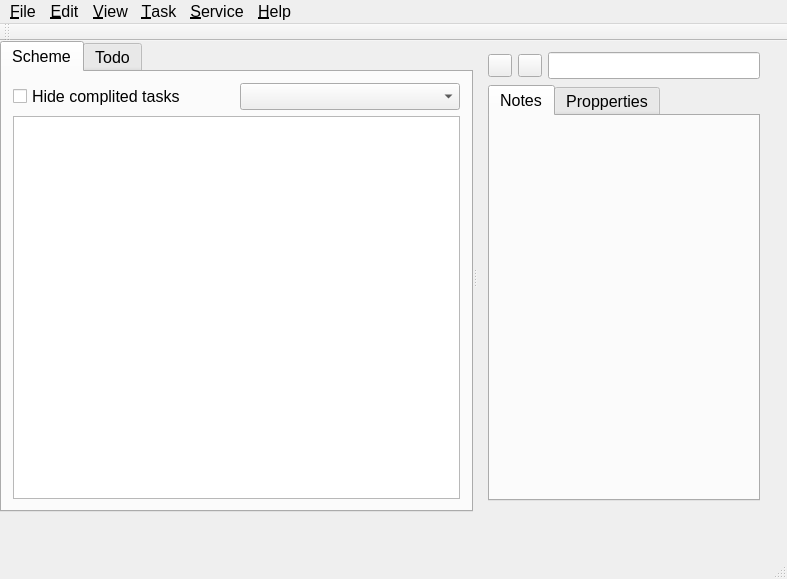
<?xml version="1.0" encoding="UTF-8"?>
<ui version="4.0">
 <class>MainWindow</class>
 <widget class="QMainWindow" name="MainWindow">
  <property name="geometry">
   <rect>
    <x>0</x>
    <y>0</y>
    <width>787</width>
    <height>579</height>
   </rect>
  </property>
  <property name="font">
   <font>
    <pointsize>12</pointsize>
   </font>
  </property>
  <property name="windowTitle">
   <string notr="true">Life organizer</string>
  </property>
  <property name="tabShape">
   <enum>QTabWidget::Rounded</enum>
  </property>
  <property name="dockNestingEnabled">
   <bool>false</bool>
  </property>
  <property name="unifiedTitleAndToolBarOnMac">
   <bool>false</bool>
  </property>
  <widget class="QWidget" name="centralWidget">
   <widget class="QSplitter" name="splitter">
    <property name="geometry">
     <rect>
      <x>0</x>
      <y>0</y>
      <width>771</width>
      <height>471</height>
     </rect>
    </property>
    <property name="orientation">
     <enum>Qt::Horizontal</enum>
    </property>
    <widget class="QTabWidget" name="tabWidget">
     <property name="autoFillBackground">
      <bool>false</bool>
     </property>
     <property name="currentIndex">
      <number>0</number>
     </property>
     <widget class="QWidget" name="tabShceme" native="true">
      <attribute name="title">
       <string>Scheme</string>
      </attribute>
      <layout class="QGridLayout" name="gridLayout">
       <item row="0" column="0">
        <widget class="QCheckBox" name="checkBox">
         <property name="text">
          <string>Hide complited tasks</string>
         </property>
         <property name="tristate">
          <bool>true</bool>
         </property>
        </widget>
       </item>
       <item row="0" column="1">
        <widget class="QComboBox" name="comboBox">
         <property name="frame">
          <bool>true</bool>
         </property>
         <property name="modelColumn">
          <number>0</number>
         </property>
        </widget>
       </item>
       <item row="1" column="0" colspan="2">
        <widget class="QTreeView" name="treeView"/>
       </item>
      </layout>
     </widget>
     <widget class="QWidget" name="tabTodo">
      <attribute name="title">
       <string>Todo</string>
      </attribute>
      <layout class="QGridLayout" name="gridLayout_3">
       <item row="0" column="0" rowspan="2">
        <widget class="QToolBox" name="toolBox">
         <property name="frameShape">
          <enum>QFrame::NoFrame</enum>
         </property>
         <property name="currentIndex">
          <number>0</number>
         </property>
         <widget class="QWidget" name="pageContexts">
          <property name="geometry">
           <rect>
            <x>0</x>
            <y>0</y>
            <width>116</width>
            <height>352</height>
           </rect>
          </property>
          <attribute name="label">
           <string>Contexts</string>
          </attribute>
         </widget>
         <widget class="QWidget" name="page_2">
          <property name="geometry">
           <rect>
            <x>0</x>
            <y>0</y>
            <width>102</width>
            <height>390</height>
           </rect>
          </property>
          <attribute name="label">
           <string>Page 2</string>
          </attribute>
         </widget>
        </widget>
       </item>
       <item row="0" column="1">
        <widget class="QComboBox" name="comboBox_2"/>
       </item>
       <item row="1" column="1">
        <widget class="QTreeView" name="treeView_2"/>
       </item>
      </layout>
     </widget>
    </widget>
    <widget class="QWidget" name="layoutWidget">
     <layout class="QGridLayout" name="gridLayout_2">
      <item row="0" column="0">
       <widget class="QToolButton" name="toolButton_10">
        <property name="text">
         <string/>
        </property>
       </widget>
      </item>
      <item row="0" column="1">
       <widget class="QToolButton" name="toolButton_11">
        <property name="text">
         <string/>
        </property>
       </widget>
      </item>
      <item row="0" column="2">
       <widget class="QLineEdit" name="lineEdit"/>
      </item>
      <item row="1" column="0" colspan="3">
       <widget class="QTabWidget" name="tabWidget_2">
        <property name="currentIndex">
         <number>0</number>
        </property>
        <widget class="QWidget" name="tabNotes">
         <attribute name="title">
          <string>Notes</string>
         </attribute>
        </widget>
        <widget class="QWidget" name="tabPropperties">
         <attribute name="title">
          <string>Propperties</string>
         </attribute>
        </widget>
       </widget>
      </item>
     </layout>
    </widget>
   </widget>
   <zorder>splitter</zorder>
   <zorder>tabWidget_2</zorder>
  </widget>
  <widget class="QMenuBar" name="menuBar">
   <property name="geometry">
    <rect>
     <x>0</x>
     <y>0</y>
     <width>787</width>
     <height>21</height>
    </rect>
   </property>
   <widget class="QMenu" name="menu_File">
    <property name="title">
     <string>&amp;File</string>
    </property>
    <widget class="QMenu" name="menuOpen_recent">
     <property name="title">
      <string>Open recent</string>
     </property>
     <addaction name="action123"/>
    </widget>
    <addaction name="action_New"/>
    <addaction name="action_Open"/>
    <addaction name="separator"/>
    <addaction name="menuOpen_recent"/>
    <addaction name="action_Save"/>
    <addaction name="actionSave_As"/>
    <addaction name="actionClose"/>
    <addaction name="separator"/>
    <addaction name="actionImport"/>
    <addaction name="actionExport"/>
    <addaction name="actionBackup"/>
    <addaction name="separator"/>
    <addaction name="actionSync"/>
    <addaction name="separator"/>
    <addaction name="action_Print"/>
    <addaction name="separator"/>
    <addaction name="actionE_xit"/>
   </widget>
   <widget class="QMenu" name="menu_Edit">
    <property name="title">
     <string>&amp;Edit</string>
    </property>
    <widget class="QMenu" name="menuInsert">
     <property name="title">
      <string>Insert</string>
     </property>
     <addaction name="actionInsert_Date_Time"/>
     <addaction name="actionInsert_Date"/>
     <addaction name="actionInsert_Time"/>
    </widget>
    <addaction name="actionFind"/>
    <addaction name="separator"/>
    <addaction name="menuInsert"/>
   </widget>
   <widget class="QMenu" name="menu_View">
    <property name="title">
     <string>&amp;View</string>
    </property>
    <addaction name="actionHide_complited_tasks"/>
   </widget>
   <widget class="QMenu" name="menu_Task">
    <property name="title">
     <string>&amp;Task</string>
    </property>
    <widget class="QMenu" name="menuMore">
     <property name="title">
      <string>More</string>
     </property>
     <addaction name="actionComplite_task_and_all_subtasks"/>
    </widget>
    <addaction name="actionNew_task"/>
    <addaction name="actionNew_subtask"/>
    <addaction name="separator"/>
    <addaction name="menuMore"/>
    <addaction name="separator"/>
    <addaction name="actionDelete_task"/>
   </widget>
   <widget class="QMenu" name="menu_Service">
    <property name="title">
     <string>&amp;Service</string>
    </property>
   </widget>
   <widget class="QMenu" name="menu_Help">
    <property name="title">
     <string>&amp;Help</string>
    </property>
    <addaction name="actionIndex"/>
    <addaction name="separator"/>
    <addaction name="actionAbout_Life_Organizer"/>
   </widget>
   <addaction name="menu_File"/>
   <addaction name="menu_Edit"/>
   <addaction name="menu_View"/>
   <addaction name="menu_Task"/>
   <addaction name="menu_Service"/>
   <addaction name="menu_Help"/>
  </widget>
  <widget class="QToolBar" name="mainToolBar">
   <property name="toolButtonStyle">
    <enum>Qt::ToolButtonIconOnly</enum>
   </property>
   <attribute name="toolBarArea">
    <enum>TopToolBarArea</enum>
   </attribute>
   <attribute name="toolBarBreak">
    <bool>false</bool>
   </attribute>
  </widget>
  <widget class="QStatusBar" name="statusBar"/>
  <action name="action_New">
   <property name="text">
    <string>&amp;New...</string>
   </property>
  </action>
  <action name="action_Open">
   <property name="text">
    <string>&amp;Open...</string>
   </property>
   <property name="shortcut">
    <string>Ctrl+O</string>
   </property>
  </action>
  <action name="action_Save">
   <property name="text">
    <string>&amp;Save</string>
   </property>
  </action>
  <action name="actionSave_As">
   <property name="text">
    <string>Save As...</string>
   </property>
  </action>
  <action name="actionClose">
   <property name="text">
    <string>Close</string>
   </property>
  </action>
  <action name="actionImport">
   <property name="text">
    <string>Import...</string>
   </property>
  </action>
  <action name="actionExport">
   <property name="text">
    <string>Export...</string>
   </property>
  </action>
  <action name="actionBackup">
   <property name="text">
    <string>Backup...</string>
   </property>
  </action>
  <action name="actionSync">
   <property name="text">
    <string>Sync...</string>
   </property>
  </action>
  <action name="action_Print">
   <property name="text">
    <string>&amp;Print...</string>
   </property>
   <property name="shortcut">
    <string>Ctrl+P</string>
   </property>
  </action>
  <action name="actionE_xit">
   <property name="text">
    <string>E&amp;xit</string>
   </property>
  </action>
  <action name="actionIndex">
   <property name="text">
    <string>Index</string>
   </property>
  </action>
  <action name="actionAbout_Life_Organizer">
   <property name="text">
    <string>About Life Organizer...</string>
   </property>
  </action>
  <action name="actionNew_task">
   <property name="text">
    <string>New task</string>
   </property>
  </action>
  <action name="actionNew_subtask">
   <property name="text">
    <string>New subtask</string>
   </property>
  </action>
  <action name="actionDelete_task">
   <property name="text">
    <string>Delete task</string>
   </property>
  </action>
  <action name="actionComplite_task_and_all_subtasks">
   <property name="text">
    <string>Complite task and all subtasks</string>
   </property>
  </action>
  <action name="actionFind">
   <property name="text">
    <string>Find</string>
   </property>
  </action>
  <action name="actionDate_Time">
   <property name="text">
    <string>Date / Time</string>
   </property>
  </action>
  <action name="actionInsert_Date_Time">
   <property name="text">
    <string>Insert Date/Time</string>
   </property>
  </action>
  <action name="actionInsert_Date">
   <property name="text">
    <string>Insert Date</string>
   </property>
  </action>
  <action name="actionInsert_Time">
   <property name="text">
    <string>Insert Time</string>
   </property>
  </action>
  <action name="actionHide_complited_tasks">
   <property name="checkable">
    <bool>true</bool>
   </property>
   <property name="checked">
    <bool>false</bool>
   </property>
   <property name="text">
    <string>Hide complited tasks</string>
   </property>
  </action>
  <action name="action123">
   <property name="text">
    <string>123</string>
   </property>
  </action>
 </widget>
 <layoutdefault spacing="6" margin="11"/>
 <resources/>
 <connections/>
</ui>
